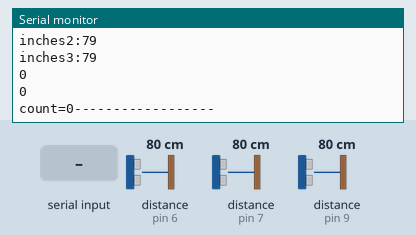
Bench run of a sketch on a simulated Arduino Uno, built with avr-gcc and run on an emulated ATmega328P. Parts: the last lines printed to the serial monitor. Wiring (inferred from the names in the program): 3 × ultrasonic range finder: trigger pin 4, echo pin 7 / trigger pin 5, echo pin 6 / trigger pin 8, echo pin 9. The test bench sets the inputs (shaded band); at power-on: distance to the obstacle (sensors on pin 6, pin 7, pin 9) 80 cm. The echo pulse lasts 58.3 µs per cm; the modem accepts every AT command (registered, SIM ready, sends succeed) and sends nothing else.

Above: at 1.2 s.
1.3 s: distance to the obstacle (sensor on pin 6) set to 9 cm
At 1.79 s:
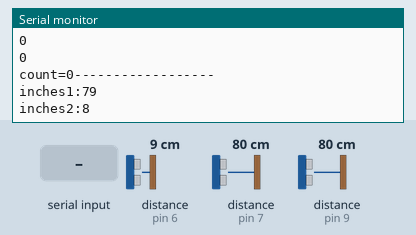
6.4 s: "a" received over Serial
At 9.7 s:
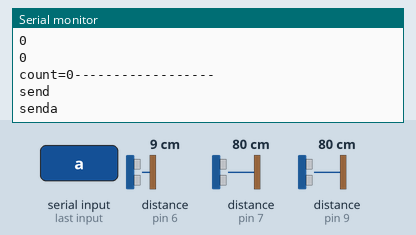
10.0 s: "s" received over Serial
At 13.6 s:
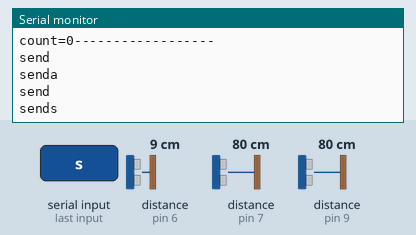
14.4 s: distance to the obstacle (sensor on pin 7) set to 2 cm
15.9 s: distance to the obstacle (sensor on pin 9) set to 2 cm
At 17.2 s:
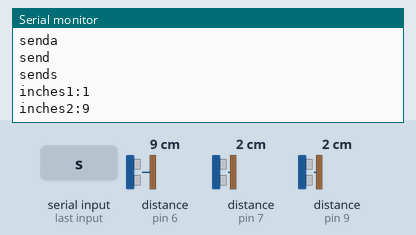
17.4 s: distance to the obstacle (sensor on pin 6) set to 2 cm
At 18.8 s:
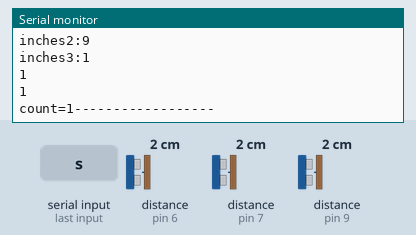
Timing chart, 0 to 19.9 s (numbered marks = the images above; inputs shaded):
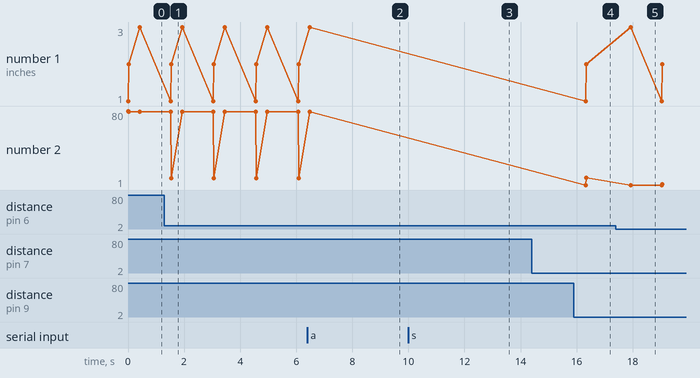

The sketch:

road_ultra.ino
```cpp
#include <SoftwareSerial.h>
SoftwareSerial gsm(2, 3);
#define trigpin1 4
#define echopin1 7
#define trigpin2 5
#define echopin2 6
#define trigpin3 8
#define echopin3 9
 int currentState = 0,currentState2=0;
 int previousState = 0,previousState2=0;
 int duration1, distance1,duration2,duration3, distance2,c=0;

void setup()
{
Serial.begin(9600);
gsm.begin(9600);
pinMode(trigpin1, OUTPUT);
pinMode(echopin1, INPUT);
 pinMode(trigpin2, OUTPUT);
pinMode(echopin2, INPUT);
 pinMode(trigpin3, OUTPUT);
pinMode(echopin3, INPUT);


}

void loop()
{
  int p;
if (Serial.available()>0)
{
  char n = Serial.read();
  if ( n == 'a')
  {
 msg(77,1);
 delay(100);

  }
 if (n == 's')
 {
 msg(77,2);
 delay(100);

 }
}
else{
 ult1();
ult2();
 count();
 p = ult3();
 Serial.println(p);
 Serial.print("count=");
 Serial.print(c);
 Serial.print("------------------");
Serial.println();
delay(100);
}
delay(1000);
}

/* ----------------------------Ultrasonic 1------------------------------*/
void ult1()
{
  digitalWrite(trigpin1, HIGH);

delayMicroseconds(1000);
digitalWrite(trigpin1, LOW);


duration1 = pulseIn(echopin1,HIGH);

distance1 = ( duration1 / 2) / 29.1;
Serial.print("inches1:");
Serial.println(distance1);
 }

 /* ----------------------------Ultrasonic 2------------------------------*/
void ult2()
{
  digitalWrite(trigpin2, HIGH);

delayMicroseconds(1000);
digitalWrite(trigpin2, LOW);


duration2 = pulseIn(echopin2,HIGH);

distance2 = ( duration2 / 2) / 29.1;
Serial.print("inches2:");
Serial.println(distance2);
 }
 /*--------------ult 3-----------------*/
 int ult3()
{
  int distance3,l;
  digitalWrite(trigpin3, HIGH);

delayMicroseconds(1000);
digitalWrite(trigpin3, LOW);


duration3 = pulseIn(echopin3,HIGH);

distance3 = ( duration3 / 2) / 29.1;
Serial.print("inches3:");
Serial.println(distance3);
if (distance3 <= 5)
{ l=1;
 Serial.println(l);}
if (distance3 > 5)
{
 l=0;
 Serial.println(l);
}
return l;
 }

/* ----------------------------Count Vehicle------------------------------*/

void count()
{
  if ((distance1 <=5) && (distance1 !=0))
  {
 currentState = 1;
 }
 else {
 currentState = 0;
 }

 delay(200);
 if(currentState != previousState){
 if(currentState == 1){
 c = c + 1;

 delay(1200);
 }
}

if ((distance2 <=5) && (distance2 !=0))
  {
 currentState2 = 1;
 }
 else {
 currentState2 = 0;
 }

 delay(200);
 if(currentState2 != previousState2){
 if(currentState2 == 1){
 c = c - 1;

 delay(1200);
 }
}
}

/* ----------------------------GSM module------------------------------*/

void msg(int m, int l)

{
  if(m>70)
  {
    Serial.println("send");
      gsm.println("AT+CMGF=1");    //Sets the GSM Module in Text Mode
     delay(1000);  // Delay of 1 second
     if(l==1)
     {Serial.println("senda");
     gsm.println("AT+CMGS=\"+9779805968955\""); // Replace x with mobile number
     delay(1000);
     gsm.println("Accident occured at ");// The SMS text you want to send
     delay(100);
     gsm.println("Point B");// The SMS text you want to send
     delay(100);
      gsm.println((char)26);// ASCII code of CTRL+Z for saying the end of sms to  the module
      delay(1000);
     }
     if (l==2)
     {Serial.println("sends");
       gsm.println("AT+CMGS=\"+9779818200278\""); // Replace x with mobile number
     delay(1000);
     gsm.println("Accident occured at ");// The SMS text you want to send
     delay(100);
     gsm.println("Point A");// The SMS text you want to send
     delay(100);
      gsm.println((char)26);// ASCII code of CTRL+Z for saying the end of sms to  the module
      delay(1000);
     }


  }
}
```

Measured:
- after the input at 1.3 s, the serial monitor: prints a new line after 0.24 s (image 1)
- after the input at 6.4 s, the serial monitor: prints a new line after 1.2 s (image 2)
- after the input at 10.0 s, the serial monitor: prints a new line after 3.0 s (image 3)
- plotted number 2: 79 → 8 after the input at 1.3 s
